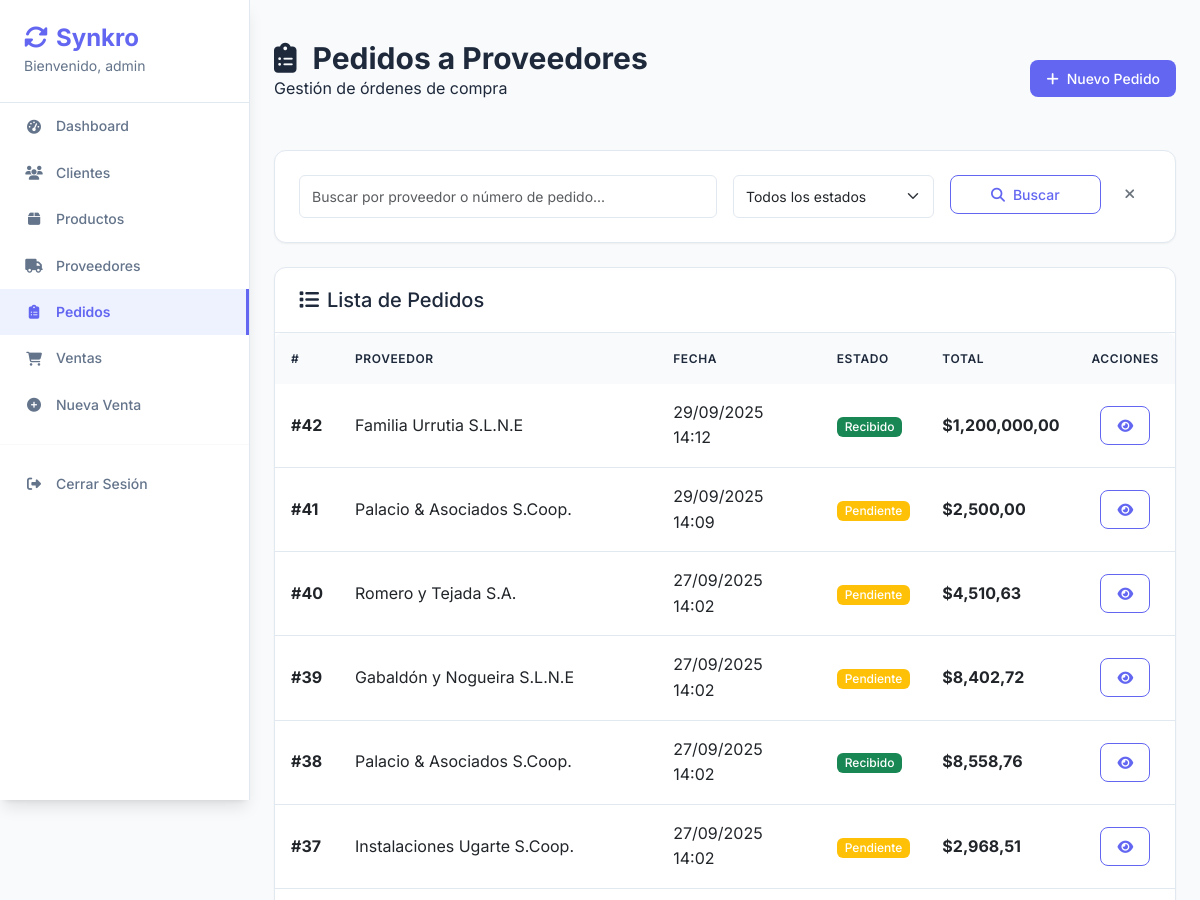
Before: /pedidos/ (signed in, upper part) with the older database file.
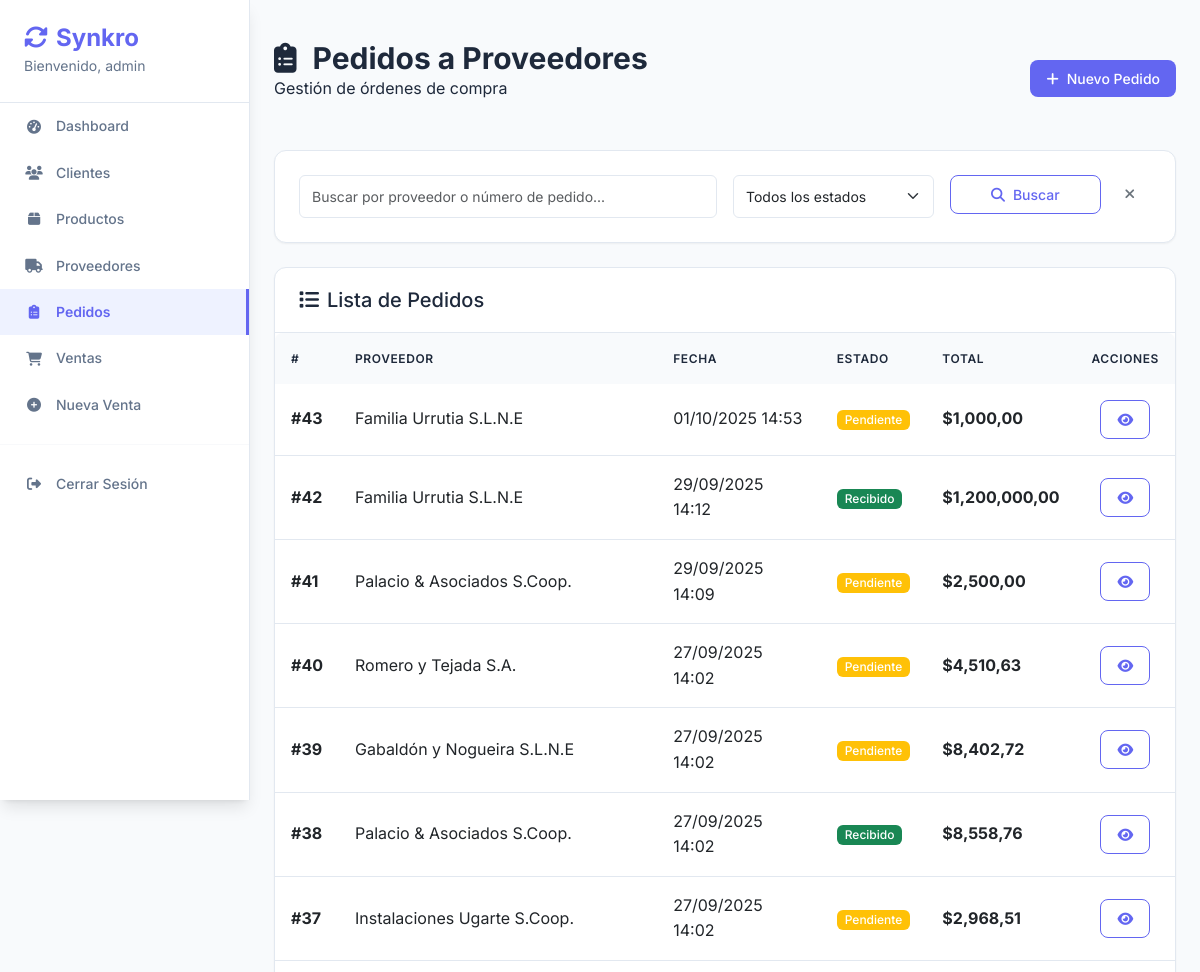
After: the same page with the newer database file.
### core/models.py (models this page shows, shortened)
class PedidoProveedor(models.Model):
    ESTADO_CHOICES = [
        ('PENDIENTE', 'Pendiente'),
        ('RECIBIDO', 'Recibido'),
        ('CANCELADO', 'Cancelado'),
    ]
    proveedor = models.ForeignKey('Proveedor', on_delete=models.PROTECT)
    fecha_pedido = models.DateTimeField(auto_now_add=True)
    estado = models.CharField(max_length=20, choices=ESTADO_CHOICES, default='PENDIENTE')
    costo_total = models.DecimalField(max_digits=12, decimal_places=2, default=0, editable=False)
    _estado_anterior = None # Campo temporal para rastrear cambios
    def __init__(self, *args, **kwargs):
        super().__init__(*args, **kwargs)
        self._estado_anterior = self.estado

class Proveedor(models.Model):
    nombre = models.CharField(max_length=200)
    contacto = models.CharField(max_length=100, blank=True)
    telefono = models.CharField(max_length=20, blank=True)
    email = models.EmailField(blank=True, null=True)

### core/views.py (the view)
# urls.py: path('pedidos/', views.pedido_list, name='pedido_list'),
@login_required
def pedido_list(request):
    search = request.GET.get('search', '')
    estado = request.GET.get('estado', '')
    pedidos = PedidoProveedor.objects.select_related('proveedor').prefetch_related('detalles_pedido__producto')
    if search:
        pedidos = pedidos.filter(
            Q(proveedor__nombre__icontains=search) |
            Q(id__icontains=search)
        )
    if estado:
        pedidos = pedidos.filter(estado=estado)
    pedidos = pedidos.order_by('-fecha_pedido')
    return render(request, 'pedidos/list.html', {
        'pedidos': pedidos,
        'search': search,
        'estado_selected': estado,
        'estados': PedidoProveedor.ESTADO_CHOICES
    })

### core/templates/pedidos/list.html (shortened to what this page needs)
{% extends 'base.html' %}
{% load humanize %}
{% block content %}
<div class="page-header">
    <div class="d-flex justify-content-between align-items-center">
        <div>
            <h1 class="page-title">
                <i class="fas fa-clipboard-list me-3"></i>Pedidos a Proveedores
            </h1>
            <p class="page-subtitle">Gestión de órdenes de compra</p>
        </div>
        <a href="{% url 'pedido_add' %}" class="btn btn-primary">
            <i class="fas fa-plus me-2"></i>Nuevo Pedido
        </a>
    </div>
</div>
<div class="card mb-4">
    <div class="card-body">
        <form method="get" class="row g-3">
            <div class="col-md-6">
                <input type="text" name="search" class="form-control"
                       placeholder="Buscar por proveedor o número de pedido..."
                       value="{{ search }}">
            </div>
            <div class="col-md-3">
                <select name="estado" class="form-select">
                    <option value="">Todos los estados</option>
                </select>
            </div>
            <div class="col-md-3">
                <div class="d-flex gap-2">
                    <button type="submit" class="btn btn-outline-primary flex-fill">
                        <i class="fas fa-search me-2"></i>Buscar
                    </button>
                    <a href="{% url 'pedido_list' %}" class="btn btn-outline-secondary">
                        <i class="fas fa-times"></i>
                    </a>
                </div>
            </div>
        </form>
    </div>
</div>
<div class="card">
    <div class="card-header">
        <h5 class="mb-0">
            <i class="fas fa-list me-2"></i>Lista de Pedidos
        </h5>
    </div>
    <div class="card-body p-0">
        {% if pedidos %}
            <div class="table-responsive">
                <table class="table table-hover mb-0">
                    <thead>
                        <tr>
                            <th>#</th>
                            <th>Proveedor</th>
                            <th>Fecha</th>
                            <th>Estado</th>
                            <th>Total</th>
                            <th class="text-center">Acciones</th>
                        </tr>
                    </thead>
                    <tbody>
                        {% for pedido in pedidos %}
                        <tr>
                            <td><strong>#{{ pedido.id }}</strong></td>
                            <td>{{ pedido.proveedor.nombre }}</td>
                            <td>{{ pedido.fecha_pedido|date:"d/m/Y H:i" }}</td>
                            <td>
                                {% if pedido.estado == 'PENDIENTE' %}
                                    <span class="badge bg-warning">{{ pedido.get_estado_display }}</span>
                                {% elif pedido.estado == 'RECIBIDO' %}
                                    <span class="badge bg-success">{{ pedido.get_estado_display }}</span>
                                {% else %}
                                    <span class="badge bg-danger">{{ pedido.get_estado_display }}</span>
                                {% endif %}
                            </td>
                            <td><strong>${{ pedido.costo_total|floatformat:2|intcomma }}</strong></td>
                            <td class="text-center">
                                <div class="btn-group btn-group-sm">
                                    <a href="{% url 'pedido_detail' pedido.pk %}"
                                       class="btn btn-outline-primary" title="Ver Detalle">
                                        <i class="fas fa-eye"></i>
                                    </a>
                                </div>
                            </td>
                        </tr>
                        {% endfor %}
                    </tbody>
                </table>
            </div>
        {% endif %}
    </div>
</div>
{% endblock %}

Changed rows visible on the page:
added PedidoProveedor: id "43", proveedor.nombre "Familia Urrutia S.L.N.E", fecha_pedido "01/10/2025 14:53", estado "Pendiente", costo_total "1,000,00"
